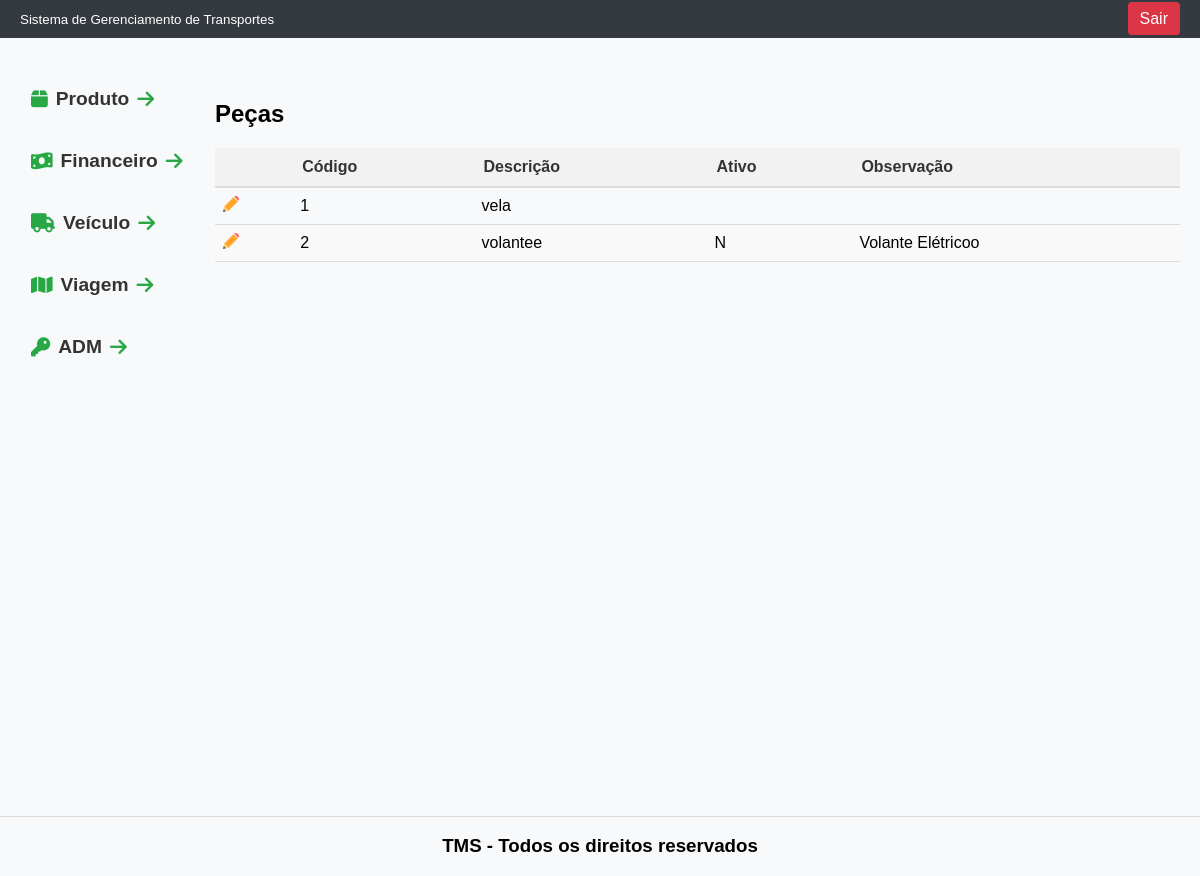
/tcc/peca, run on an earlier commit of the app's database.
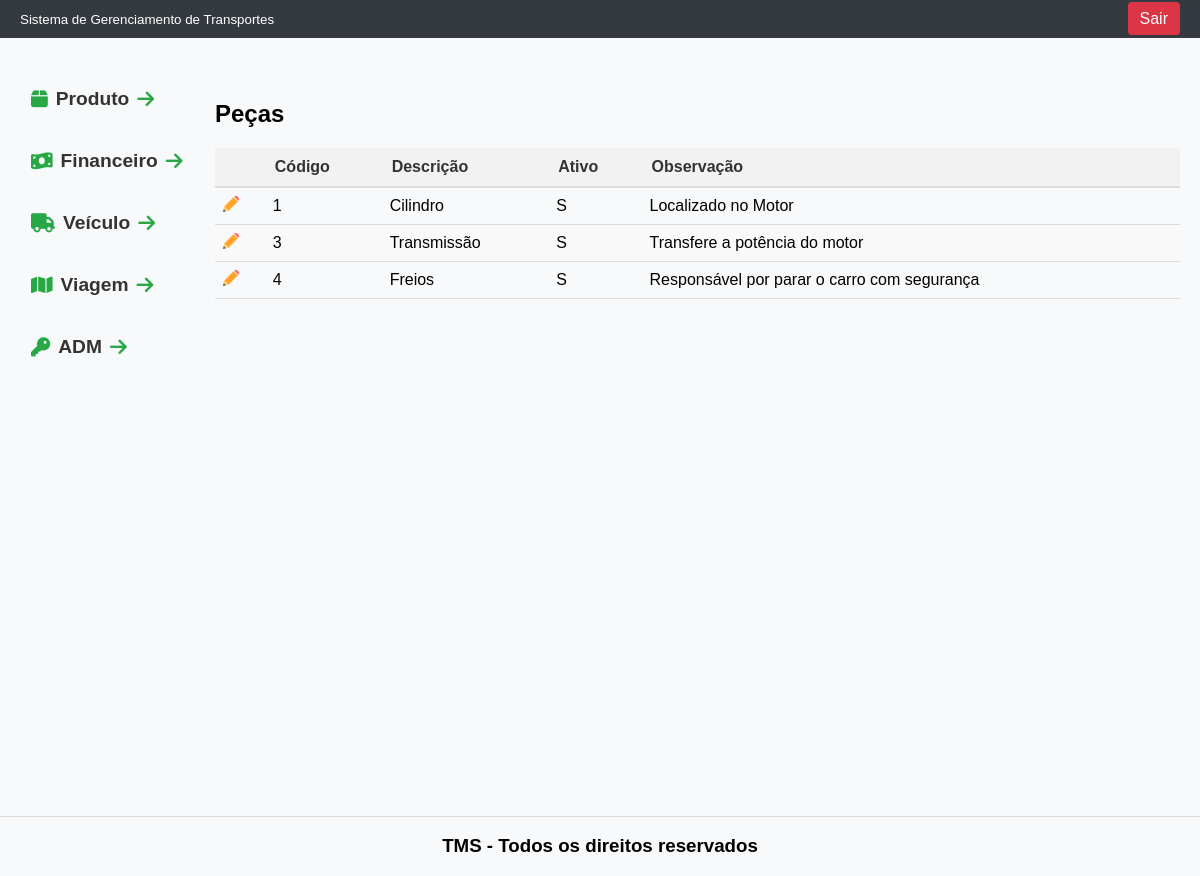
And on a later commit of the database.
### tables this page shows
CREATE TABLE `peca` (
  `descricao` varchar(150) NOT NULL,
  `id` int(11) NOT NULL,
  `ativo` char(1) NOT NULL,
  `observacao` varchar(100) NOT NULL
);

### tcc/index.php (called while the page is built, shortened)
<?php
$uri_parse = parse_url($_SERVER['REQUEST_URI'], PHP_URL_PATH);
include 'rotas.php';

### tcc/Controller/PecaController.php (called while the page is built, shortened)
<?php
class PecaController{
    public static function index(){
        $peca_DAO = new PecaDAO();
        $lista_peca = $peca_DAO->getAllRows();
        $total_peca = count($lista_peca);
        include 'View/modulos/peca/listar_peca.php';
    }
}

### tcc/DAO/MySQL.php (called while the page is built)
<?php
class MySQL extends PDO{
    private $host       = "localhost";
    private $usuario    = "root";
    private $senha      = "";
    private $db         = "tcc";
    private $opcoes = array(PDO::ATTR_ERRMODE => PDO::ERRMODE_EXCEPTION);
    public function __construct(){
        $dsn = "mysql:host=".$this->host.";dbname=".$this->db;
        return parent::__construct($dsn, $this->usuario, $this->senha, $this->opcoes);
    }
}

### tcc/DAO/pecaDAO.php (called while the page is built, shortened)
<?php
class PecaDAO{
    private $conexao;
    public function __construct(){
        include_once "MySQL.php";
        $this->conexao = new MySQL();
    }
    public function getAllRows(){
        $stmt = $this->conexao->prepare("SELECT * FROM peca");
        $stmt->execute();
        $arr_peca = array();
        while($f = $stmt->fetchObject()){
            $arr_peca[] = $f;
        }
        return $arr_peca;
    }
}

### tcc/View/modulos/peca/listar_peca.php (the view, shortened to what this page needs)
<!DOCTYPE html>
<html lang="en">
<head>
</head>
<body>
    <div class="header">
        <?php include PATH_VIEW . 'includes/cabecalho.php' ?>
    </div>
    <div class="container">
        <div class="menu">
            <?php include PATH_VIEW . 'includes/menu.php' ?>
        </div>
        <main>
            <div class="titulo-pagina">
                <h2>Peças</h2>
            </div>
            <table>
                <thead>
                    <tr>
                        <th></th>
                        <th>Código</th>
                        <th>Descrição</th>
                        <th>Ativo</th>
                        <th>Observação</th>
                    </tr>
                </thead>
                <tbody>
                    <?php for($i=0; $i<$total_peca; $i++): ?>
                    <tr>
                        <td class="icon">
                            <a href="/tcc/peca/ver?id=<?= $lista_peca[$i]->id ?>">
                                <img title="Editar" src="/tcc/View/includes/imagem/lapis.png" alt="Ícone de Lápis">
                            </a>
                        </td>
                        <td><?= $lista_peca[$i]->id ?></td>
                        <td><?= $lista_peca[$i]->descricao ?></td>
                        <td><?= $lista_peca[$i]->ativo ?></td>
                        <td><?= $lista_peca[$i]->observacao ?></td>
                    </tr>
                    <?php endfor; ?>
                </tbody>
            </table>
        </main>
    <div class="footer">
        <?php include PATH_VIEW . 'includes/rodape.php' ?>
    </div>
</body>
</html>

### tcc/rotas.php (shortened to what this page needs)
<?php
try{
    switch($uri_parse){
    case '/tcc/peca':
        PecaController::index();
    break;
    }
}
catch(Exception $e){
    echo 'Deu erro ' . $e->getMessage();
}

### tcc/View/includes/cabecalho.php (shortened to what this page needs)
<!DOCTYPE html>
<html lang="pt-BR">
<head>
</head>
<body>
    <header class="header">
        <small>Sistema de Gerenciamento de Transportes</small>
        <div class="user-info">
            <a href="?sair=true" class="logout-btn">Sair</a>
        </div>
    </header>
</body>
</html>

### tcc/View/includes/menu.php (shortened to what this page needs)
<!DOCTYPE html>
<html lang="pt-BR">
<head>
    <link rel="stylesheet" href="https://cdnjs.cloudflare.com/ajax/libs/font-awesome/6.0.0-beta3/css/all.min.css">
</head>
<body>
    <nav class="nav">
        <div class="nav-group">
            <div class="nav-group-title"><i class="fas fa-box"></i>Produto<i class="fa-solid fa-arrow-right"></i></div>
        </div>
        <div class="nav-group">
            <div class="nav-group-title"><i class="fas fa-money-bill-wave"></i>Financeiro<i class="fa-solid fa-arrow-right"></i></div>
        </div>
        <div class="nav-group">
            <div class="nav-group-title"><i class="fas fa-truck"></i>Veículo<i class="fa-solid fa-arrow-right"></i></div>
        </div>
        <div class="nav-group">
            <div class="nav-group-title"><i class="fas fa-map"></i>Viagem<i class="fa-solid fa-arrow-right"></i></div>
        </div>
        <div class="nav-group">
            <div class="nav-group-title"><i class="fas fa-key"></i>ADM<i class="fa-solid fa-arrow-right"></i></div>
        </div>
    </nav>
</body>
</html>

### tcc/View/includes/rodape.php
<footer>
    <h3>TMS - Todos os direitos reservados</h3>
</footer>

### tcc/View/modulos/peca/listar_peca.php (style rules this page uses)
body { margin: 0; font-family: Arial, sans-serif; display: flex; flex-direction: column; height: 100vh; overflow: hidden; }
.footer { background-color: #f8f9fa; text-align: center; padding: 0px; position: fixed; bottom: 0; left: 0; right: 0; margin-bottom: 0px; border-top: 1px solid #ddd; }
.container { display: flex; flex: 1; margin-top: 60px; margin-bottom: 10px; }
.menu { width: 15%; background-color: #f8f9fa; padding: 0px; box-sizing: border-box; border-right: 0px solid #ddd; margin-left: 15px; }
main { flex: 1; padding: 20px; box-sizing: border-box; background-color: #f8f9fa; margin: 0px; }
table { width: 100%; border-collapse: collapse; font-family: Arial, sans-serif; }
thead th { background-color: #f2f2f2; color: #333; padding: 10px; border-bottom: 2px solid #ddd; text-align: left; }
tbody td { padding: 8px; border-bottom: 1px solid #ddd; }
tbody tr:nth-child(even) { background-color: #f9f9f9; }
td a { color: #007bff; text-decoration: none; }
.icon img { width: 16px; height: 16px; }

### tcc/View/includes/cabecalho.php (style rules this page uses)
.header { background-color: #343a40; color: #fff; padding: 10px 20px; display: flex; justify-content: space-between; align-items: center; position: fixed; top: 0; left: 0; right: 0; z-index: 1000; }
.header .logout-btn { background-color: #dc3545; color: white; border: none; padding: 8px 12px; border-radius: 4px; text-decoration: none; cursor: pointer; }

### tcc/View/includes/menu.php (style rules this page uses)
body { font-family: 'Poppins', sans-serif; margin: 0; background-color: #f8f9fa; }
.nav { width: 250px; height: 100vh; background-color: #f8f9fa; border-right: 1px solid #ddd; padding-top: 1rem; overflow-y: auto; }
.nav-group { margin-bottom: 1rem; }
.nav-group-title { font-size: 1.2rem; font-weight: bold; padding: 0.75rem 1rem; color: #333; border-radius: 4px; cursor: pointer; display: flex; align-items: center; gap: 0.5rem; transition: background-color 0.3s ease, color 0.3s ease; }
.nav-group-title i { color: #28a745; }

What changed in the data, as far as the page shows it:
removed peca: id "2", descricao "volantee", ativo "N", observacao "Volante Elétricoo"
changed peca id 1: descricao "vela" → "Cilindro"; ativo (not shown) → "S"; observacao (not shown) → "Localizado no Motor"
added peca: id "3", descricao "Transmissão", ativo "S", observacao "Transfere a potência do motor"
added peca: id "4", descricao "Freios", ativo "S", observacao "Responsável por parar o carro com segurança"
